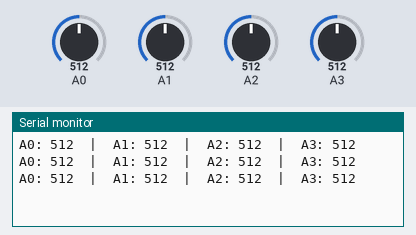
This sketch was run on a simulated Arduino Uno, built with avr-gcc and run on an emulated ATmega328P. Shown: the last lines printed to the serial monitor. The inputs (shaded band) are chosen by the test bench; at power-on: A0 = 512, A1 = 512, A2 = 512, A3 = 512.

Above: at 1.3 s.
1.4 s: A0 set to 716
At 1.9 s:
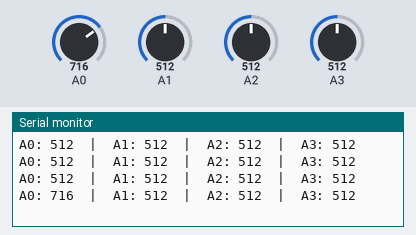
2.9 s: A1 set to 716
At 3.4 s:
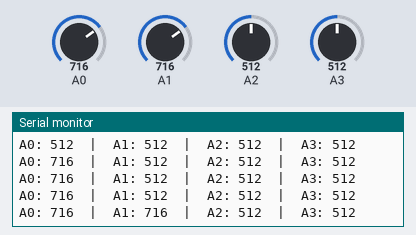
4.4 s: A2 set to 716
At 4.9 s:
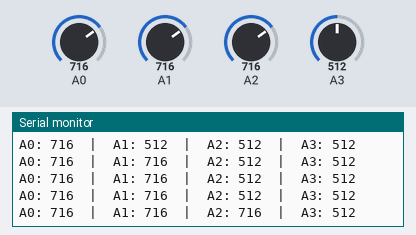
5.9 s: A3 set to 716
At 6.4 s:
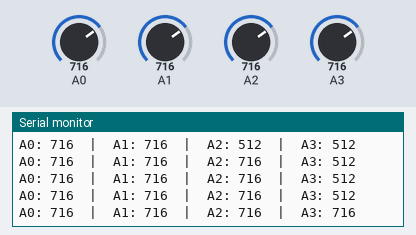
7.4 s: A0 set to 992
At 7.9 s:
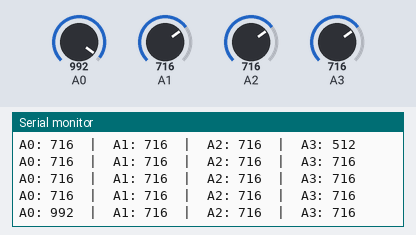
8.9 s: A1 set to 992
At 9.4 s:
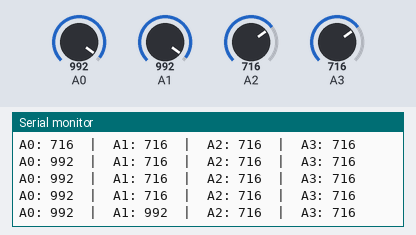
Timing chart, 0 to 11.4 s (numbered marks = the images above; inputs shaded):
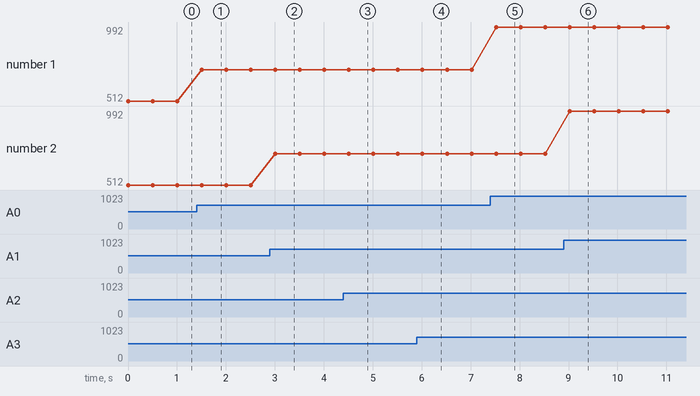

Measured:
- after the input at 1.4 s, the serial monitor: prints a new line after 0.10 s (image 1)
- after the input at 2.9 s, the serial monitor: prints a new line after 0.11 s (image 2)
- after the input at 4.4 s, the serial monitor: prints a new line after 0.11 s (image 3)
- after the input at 5.9 s, the serial monitor: prints a new line after 0.12 s (image 4)
- after the input at 7.4 s, the serial monitor: prints a new line after 0.12 s (image 5)
- after the input at 8.9 s, the serial monitor: prints a new line after 0.12 s (image 6)
- plotted number 1: 512 → 716 after the input at 1.4 s, 716 → 992 after the input at 7.4 s

The sketch:

Analog_read.ino
```cpp
void setup() {
  Serial.begin(9600);  // Start serial communication
}

void loop() {
  int val0 = analogRead(A0);
  int val1 = analogRead(A1);
  int val2 = analogRead(A2);
  int val3 = analogRead(A3);

  Serial.print("A0: ");
  Serial.print(val0);
  Serial.print("  |  A1: ");
  Serial.print(val1);
  Serial.print("  |  A2: ");
  Serial.print(val2);
  Serial.print("  |  A3: ");
  Serial.println(val3);

  delay(500); // Small delay for readability
}
```
